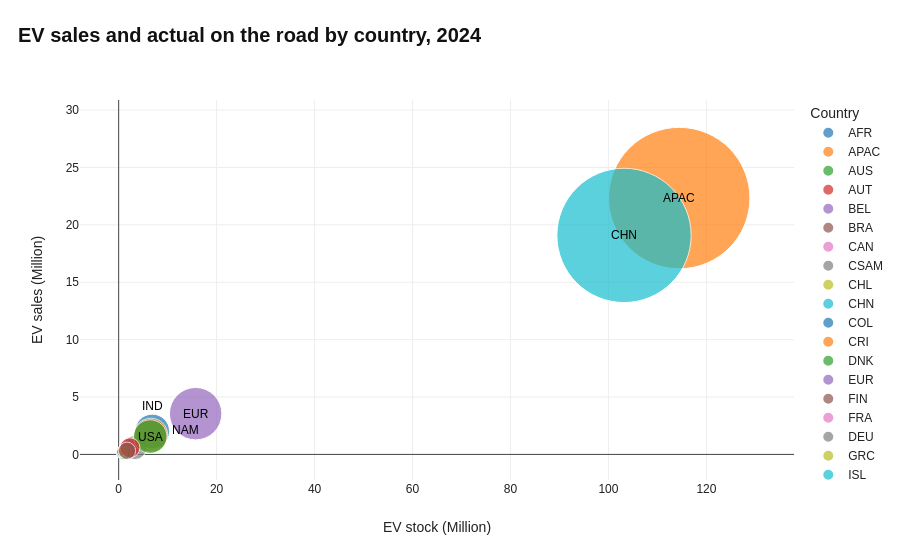

The notebook cell saved with this chart:
### Markdown cell above
---

## TAB 1: Adoption Trends
1. **Which countries saw the fastest EV adoption growth from 2010 to 2024?**

* </p>China started to race after US on EV production game from 2012 and officialy take over the dominance from 2016. Overall, there are 3 big players in the global market: China, USA, EU.

*2. What factors drive EV growth: charging infrastructure or other socioeconomic conditions?*


*3. When did major EV markets transition from linear to exponential sales growth?*

### Code cell
# ---- Load iso_code from merged_output and merge with ev data ----
merged_output = pd.read_csv("D:\\Data_Projects\\data-visualization-shiny\\data\\merged_output.csv")
iso_map = merged_output[["region_country", "code"]].drop_duplicates().rename(columns={"code":"iso_code"})

stock = df[(df["parameter"]=="EV stock") & (df["year"]==LATEST_HIST) & (df["agg_group"] != "World")]
sales = df[(df["parameter"]=="EV sales") & (df["year"]==LATEST_HIST) & (df["agg_group"] != "World")]

# Group by country only (not by mode)
stock_agg = stock.groupby(["region_country"], as_index=False)["value"].sum().rename(columns={"value":"stock"})
sales_agg = sales.groupby(["region_country"], as_index=False)["value"].sum().rename(columns={"value":"sales"})

cluster = stock_agg.merge(sales_agg, on=["region_country"], how="outer").fillna(0)
cluster = cluster.merge(iso_map, on="region_country", how="left")
cluster = cluster[(cluster["stock"]>0) & (cluster["sales"]>0)].copy()

# # Unit (M)
cluster["stock"] = cluster["stock"] / 1e6
cluster["sales"] = cluster["sales"] / 1e6

cluster["sales_to_stock"] = np.round(cluster["sales"] / cluster["stock"], 2)

fig1d = px.scatter(
    cluster, x="stock", y="sales", color="iso_code",
    hover_name="region_country",
    size="stock", size_max=100,
    labels={"stock":"EV stock (Million)","sales":"EV sales (Million)","iso_code":"Country Code"},
    title=f"<b>EV sales and actual on the road by country, {LATEST_HIST}</b>"
)

# ---- Labels to annotate ----
highlight = ["China", "Asia Pacific", "Europe", "USA", "North America", "India"]
annot_df = cluster[cluster["region_country"].isin(highlight)]

print(f"Top players: {annot_df["region_country"].values}")

# Custom annotation positions
annotation_positions = {
    "China": dict(ax=0, ay=0),
    "Asia Pacific": dict(ax=0, ay=0),
    "Europe": dict(ax=0, ay=0),
    "USA": dict(ax=0, ay=0), # keep USA centered
    "North America": dict(ax=35, ay=5),
    "India": dict(ax=0, ay=25), # move India above bubble
}

# Add annotations
for _, row in annot_df.iterrows():
    pos = annotation_positions.get(
        row["region_country"], dict(ax=0, ay=0)
    )

    fig1d.add_annotation(
        x=row["stock"],  y=row["sales"],
        text=row["iso_code"], showarrow=False,
        xshift=pos["ax"], yshift=pos["ay"],
        font=dict(size=12, color="black")
    )

fig1d.update_layout(
                    # height=600, margin=dict(t=60,b=60,l=0,r=500),
                    title=dict(x=0.02, y=0.95, xanchor="left", yanchor="top"),
                    legend=dict(title="Country", orientation="v", x=1.02, y=1, xanchor="left", yanchor="top"))
fig1d.show()

### Figure 1 — Plotly figure (JSON) as saved in the notebook; plotly's stock layout.template omitted (floating-point values rounded to 4 significant figures)
{"data": [{"hovertemplate": "<b>%{hovertext}</b><br><br>Country Code=AFR<br>EV stock (Million)=%{marker.size}<br>EV sales (Million)=%{y}<extra></extra>", "hovertext": ["Africa"], "legendgroup": "AFR", "marker": {"color": "#1F77B4", "size": [0.0458], "sizemode": "area", "sizeref": 0.01145, "symbol": "circle"}, "mode": "markers", "name": "AFR", "orientation": "v", "showlegend": true, "type": "scatter", "x": [0.0458], "xaxis": "x", "y": [0.0205], "yaxis": "y"}, {"hovertemplate": "<b>%{hovertext}</b><br><br>Country Code=APAC<br>EV stock (Million)=%{marker.size}<br>EV sales (Million)=%{y}<extra></extra>", "hovertext": ["Asia Pacific"], "legendgroup": "APAC", "marker": {"color": "#FF7F0E", "size": [114.5], "sizemode": "area", "sizeref": 0.01145, "symbol": "circle"}, "mode": "markers", "name": "APAC", "orientation": "v", "showlegend": true, "type": "scatter", "x": [114.5], "xaxis": "x", "y": [22.33], "yaxis": "y"}, {"hovertemplate": "<b>%{hovertext}</b><br><br>Country Code=AUS<br>EV stock (Million)=%{marker.size}<br>EV sales (Million)=%{y}<extra></extra>", "hovertext": ["Australia"], "legendgroup": "AUS", "marker": {"color": "#2CA02C", "size": [0.3261], "sizemode": "area", "sizeref": 0.01145, "symbol": "circle"}, "mode": "markers", "name": "AUS", "orientation": "v", "showlegend": true, "type": "scatter", "x": [0.3261], "xaxis": "x", "y": [0.1188], "yaxis": "y"}, {"hovertemplate": "<b>%{hovertext}</b><br><br>Country Code=AUT<br>EV stock (Million)=%{marker.size}<br>EV sales (Million)=%{y}<extra></extra>", "hovertext": ["Austria"], "legendgroup": "AUT", "marker": {"color": "#D62728", "size": [0.2971], "sizemode": "area", "sizeref": 0.01145, "symbol": "circle"}, "mode": "markers", "name": "AUT", "orientation": "v", "showlegend": true, "type": "scatter", "x": [0.2971], "xaxis": "x", "y": [0.0655], "yaxis": "y"}, {"hovertemplate": "<b>%{hovertext}</b><br><br>Country Code=BEL<br>EV stock (Million)=%{marker.size}<br>EV sales (Million)=%{y}<extra></extra>", "hovertext": ["Belgium"], "legendgroup": "BEL", "marker": {"color": "#9467BD", "size": [0.707], "sizemode": "area", "sizeref": 0.01145, "symbol": "circle"}, "mode": "markers", "name": "BEL", "orientation": "v", "showlegend": true, "type": "scatter", "x": [0.707], "xaxis": "x", "y": [0.2029], "yaxis": "y"}, {"hovertemplate": "<b>%{hovertext}</b><br><br>Country Code=BRA<br>EV stock (Million)=%{marker.size}<br>EV sales (Million)=%{y}<extra></extra>", "hovertext": ["Brazil"], "legendgroup": "BRA", "marker": {"color": "#8C564B", "size": [0.2318], "sizemode": "area", "sizeref": 0.01145, "symbol": "circle"}, "mode": "markers", "name": "BRA", "orientation": "v", "showlegend": true, "type": "scatter", "x": [0.2318], "xaxis": "x", "y": [0.1307], "yaxis": "y"}, {"hovertemplate": "<b>%{hovertext}</b><br><br>Country Code=CAN<br>EV stock (Million)=%{marker.size}<br>EV sales (Million)=%{y}<extra></extra>", "hovertext": ["Canada"], "legendgroup": "CAN", "marker": {"color": "#E377C2", "size": [0.9176], "sizemode": "area", "sizeref": 0.01145, "symbol": "circle"}, "mode": "markers", "name": "CAN", "orientation": "v", "showlegend": true, "type": "scatter", "x": [0.9176], "xaxis": "x", "y": [0.2718], "yaxis": "y"}, {"hovertemplate": "<b>%{hovertext}</b><br><br>Country Code=CSAM<br>EV stock (Million)=%{marker.size}<br>EV sales (Million)=%{y}<extra></extra>", "hovertext": ["Central and South America"], "legendgroup": "CSAM", "marker": {"color": "#7F7F7F", "size": [0.8642], "sizemode": "area", "sizeref": 0.01145, "symbol": "circle"}, "mode": "markers", "name": "CSAM", "orientation": "v", "showlegend": true, "type": "scatter", "x": [0.8642], "xaxis": "x", "y": [0.1826], "yaxis": "y"}, {"hovertemplate": "<b>%{hovertext}</b><br><br>Country Code=CHL<br>EV stock (Million)=%{marker.size}<br>EV sales (Million)=%{y}<extra></extra>", "hovertext": ["Chile"], "legendgroup": "CHL", "marker": {"color": "#BCBD22", "size": [0.0333], "sizemode": "area", "sizeref": 0.01145, "symbol": "circle"}, "mode": "markers", "name": "CHL", "orientation": "v", "showlegend": true, "type": "scatter", "x": [0.0333], "xaxis": "x", "y": [0.0069], "yaxis": "y"}, {"hovertemplate": "<b>%{hovertext}</b><br><br>Country Code=CHN<br>EV stock (Million)=%{marker.size}<br>EV sales (Million)=%{y}<extra></extra>", "hovertext": ["China"], "legendgroup": "CHN", "marker": {"color": "#17BECF", "size": [103.2], "sizemode": "area", "sizeref": 0.01145, "symbol": "circle"}, "mode": "markers", "name": "CHN", "orientation": "v", "showlegend": true, "type": "scatter", "x": [103.2], "xaxis": "x", "y": [19.08], "yaxis": "y"}, {"hovertemplate": "<b>%{hovertext}</b><br><br>Country Code=COL<br>EV stock (Million)=%{marker.size}<br>EV sales (Million)=%{y}<extra></extra>", "hovertext": ["Colombia"], "legendgroup": "COL", "marker": {"color": "#1F77B4", "size": [0.0415], "sizemode": "area", "sizeref": 0.01145, "symbol": "circle"}, "mode": "markers", "name": "COL", "orientation": "v", "showlegend": true, "type": "scatter", "x": [0.0415], "xaxis": "x", "y": [0.01384], "yaxis": "y"}, {"hovertemplate": "<b>%{hovertext}</b><br><br>Country Code=CRI<br>EV stock (Million)=%{marker.size}<br>EV sales (Million)=%{y}<extra></extra>", "hovertext": ["Costa Rica"], "legendgroup": "CRI", "marker": {"color": "#FF7F0E", "size": [0.02627], "sizemode": "area", "sizeref": 0.01145, "symbol": "circle"}, "mode": "markers", "name": "CRI", "orientation": "v", "showlegend": true, "type": "scatter", "x": [0.02627], "xaxis": "x", "y": [0.01113], "yaxis": "y"}, {"hovertemplate": "<b>%{hovertext}</b><br><br>Country Code=DNK<br>EV stock (Million)=%{marker.size}<br>EV sales (Million)=%{y}<extra></extra>", "hovertext": ["Denmark"], "legendgroup": "DNK", "marker": {"color": "#2CA02C", "size": [0.4967], "sizemode": "area", "sizeref": 0.01145, "symbol": "circle"}, "mode": "markers", "name": "DNK", "orientation": "v", "showlegend": true, "type": "scatter", "x": [0.4967], "xaxis": "x", "y": [0.1046], "yaxis": "y"}, {"hovertemplate": "<b>%{hovertext}</b><br><br>Country Code=EUR<br>EV stock (Million)=%{marker.size}<br>EV sales (Million)=%{y}<extra></extra>", "hovertext": ["Europe"], "legendgroup": "EUR", "marker": {"color": "#9467BD", "size": [15.72], "sizemode": "area", "sizeref": 0.01145, "symbol": "circle"}, "mode": "markers", "name": "EUR", "orientation": "v", "showlegend": true, "type": "scatter", "x": [15.72], "xaxis": "x", "y": [3.549], "yaxis": "y"}, {"hovertemplate": "<b>%{hovertext}</b><br><br>Country Code=FIN<br>EV stock (Million)=%{marker.size}<br>EV sales (Million)=%{y}<extra></extra>", "hovertext": ["Finland"], "legendgroup": "FIN", "marker": {"color": "#8C564B", "size": [0.2724], "sizemode": "area", "sizeref": 0.01145, "symbol": "circle"}, "mode": "markers", "name": "FIN", "orientation": "v", "showlegend": true, "type": "scatter", "x": [0.2724], "xaxis": "x", "y": [0.03958], "yaxis": "y"}, {"hovertemplate": "<b>%{hovertext}</b><br><br>Country Code=FRA<br>EV stock (Million)=%{marker.size}<br>EV sales (Million)=%{y}<extra></extra>", "hovertext": ["France"], "legendgroup": "FRA", "marker": {"color": "#E377C2", "size": [2.052], "sizemode": "area", "sizeref": 0.01145, "symbol": "circle"}, "mode": "markers", "name": "FRA", "orientation": "v", "showlegend": true, "type": "scatter", "x": [2.052], "xaxis": "x", "y": [0.5034], "yaxis": "y"}, {"hovertemplate": "<b>%{hovertext}</b><br><br>Country Code=DEU<br>EV stock (Million)=%{marker.size}<br>EV sales (Million)=%{y}<extra></extra>", "hovertext": ["Germany"], "legendgroup": "DEU", "marker": {"color": "#7F7F7F", "size": [3.299], "sizemode": "area", "sizeref": 0.01145, "symbol": "circle"}, "mode": "markers", "name": "DEU", "orientation": "v", "showlegend": true, "type": "scatter", "x": [3.299], "xaxis": "x", "y": [0.5962], "yaxis": "y"}, {"hovertemplate": "<b>%{hovertext}</b><br><br>Country Code=GRC<br>EV stock (Million)=%{marker.size}<br>EV sales (Million)=%{y}<extra></extra>", "hovertext": ["Greece"], "legendgroup": "GRC", "marker": {"color": "#BCBD22", "size": [0.0492], "sizemode": "area", "sizeref": 0.01145, "symbol": "circle"}, "mode": "markers", "name": "GRC", "orientation": "v", "showlegend": true, "type": "scatter", "x": [0.0492], "xaxis": "x", "y": [0.0181], "yaxis": "y"}, {"hovertemplate": "<b>%{hovertext}</b><br><br>Country Code=ISL<br>EV stock (Million)=%{marker.size}<br>EV sales (Million)=%{y}<extra></extra>", "hovertext": ["Iceland"], "legendgroup": "ISL", "marker": {"color": "#17BECF", "size": [0.05355], "sizemode": "area", "sizeref": 0.01145, "symbol": "circle"}, "mode": "markers", "name": "ISL", "orientation": "v", "showlegend": true, "type": "scatter", "x": [0.05355], "xaxis": "x", "y": [0.004327], "yaxis": "y"}, {"hovertemplate": "<b>%{hovertext}</b><br><br>Country Code=IND<br>EV stock (Million)=%{marker.size}<br>EV sales (Million)=%{y}<extra></extra>", "hovertext": ["India"], "legendgroup": "IND", "marker": {"color": "#1F77B4", "size": [6.866], "sizemode": "area", "sizeref": 0.01145, "symbol": "circle"}, "mode": "markers", "name": "IND", "orientation": "v", "showlegend": true, "type": "scatter", "x": [6.866], "xaxis": "x", "y": [2.001], "yaxis": "y"}, {"hovertemplate": "<b>%{hovertext}</b><br><br>Country Code=IDN<br>EV stock (Million)=%{marker.size}<br>EV sales (Million)=%{y}<extra></extra>", "hovertext": ["Indonesia"], "legendgroup": "IDN", "marker": {"color": "#FF7F0E", "size": [0.5385], "sizemode": "area", "sizeref": 0.01145, "symbol": "circle"}, "mode": "markers", "name": "IDN", "orientation": "v", "showlegend": true, "type": "scatter", "x": [0.5385], "xaxis": "x", "y": [0.1492], "yaxis": "y"}, {"hovertemplate": "<b>%{hovertext}</b><br><br>Country Code=ISR<br>EV stock (Million)=%{marker.size}<br>EV sales (Million)=%{y}<extra></extra>", "hovertext": ["Israel"], "legendgroup": "ISR", "marker": {"color": "#2CA02C", "size": [0.2346], "sizemode": "area", "sizeref": 0.01145, "symbol": "circle"}, "mode": "markers", "name": "ISR", "orientation": "v", "showlegend": true, "type": "scatter", "x": [0.2346], "xaxis": "x", "y": [0.07838], "yaxis": "y"}, {"hovertemplate": "<b>%{hovertext}</b><br><br>Country Code=ITA<br>EV stock (Million)=%{marker.size}<br>EV sales (Million)=%{y}<extra></extra>", "hovertext": ["Italy"], "legendgroup": "ITA", "marker": {"color": "#D62728", "size": [0.7026], "sizemode": "area", "sizeref": 0.01145, "symbol": "circle"}, "mode": "markers", "name": "ITA", "orientation": "v", "showlegend": true, "type": "scatter", "x": [0.7026], "xaxis": "x", "y": [0.1336], "yaxis": "y"}, {"hovertemplate": "<b>%{hovertext}</b><br><br>Country Code=JPN<br>EV stock (Million)=%{marker.size}<br>EV sales (Million)=%{y}<extra></extra>", "hovertext": ["Japan"], "legendgroup": "JPN", "marker": {"color": "#9467BD", "size": [0.7236], "sizemode": "area", "sizeref": 0.01145, "symbol": "circle"}, "mode": "markers", "name": "JPN", "orientation": "v", "showlegend": true, "type": "scatter", "x": [0.7236], "xaxis": "x", "y": [0.1357], "yaxis": "y"}, {"hovertemplate": "<b>%{hovertext}</b><br><br>Country Code=KOR<br>EV stock (Million)=%{marker.size}<br>EV sales (Million)=%{y}<extra></extra>", "hovertext": ["Korea"], "legendgroup": "KOR", "marker": {"color": "#8C564B", "size": [0.8841], "sizemode": "area", "sizeref": 0.01145, "symbol": "circle"}, "mode": "markers", "name": "KOR", "orientation": "v", "showlegend": true, "type": "scatter", "x": [0.8841], "xaxis": "x", "y": [0.1621], "yaxis": "y"}, {"hovertemplate": "<b>%{hovertext}</b><br><br>Country Code=MYS<br>EV stock (Million)=%{marker.size}<br>EV sales (Million)=%{y}<extra></extra>", "hovertext": ["Malaysia"], "legendgroup": "MYS", "marker": {"color": "#E377C2", "size": [0.07718], "sizemode": "area", "sizeref": 0.01145, "symbol": "circle"}, "mode": "markers", "name": "MYS", "orientation": "v", "showlegend": true, "type": "scatter", "x": [0.07718], "xaxis": "x", "y": [0.03066], "yaxis": "y"}, {"hovertemplate": "<b>%{hovertext}</b><br><br>Country Code=MEX<br>EV stock (Million)=%{marker.size}<br>EV sales (Million)=%{y}<extra></extra>", "hovertext": ["Mexico"], "legendgroup": "MEX", "marker": {"color": "#7F7F7F", "size": [0.093], "sizemode": "area", "sizeref": 0.01145, "symbol": "circle"}, "mode": "markers", "name": "MEX", "orientation": "v", "showlegend": true, "type": "scatter", "x": [0.093], "xaxis": "x", "y": [0.0319], "yaxis": "y"}, {"hovertemplate": "<b>%{hovertext}</b><br><br>Country Code=MECA<br>EV stock (Million)=%{marker.size}<br>EV sales (Million)=%{y}<extra></extra>", "hovertext": ["Middle East and Caspian"], "legendgroup": "MECA", "marker": {"color": "#BCBD22", "size": [0.1377], "sizemode": "area", "sizeref": 0.01145, "symbol": "circle"}, "mode": "markers", "name": "MECA", "orientation": "v", "showlegend": true, "type": "scatter", "x": [0.1377], "xaxis": "x", "y": [0.09274], "yaxis": "y"}, {"hovertemplate": "<b>%{hovertext}</b><br><br>Country Code=NLD<br>EV stock (Million)=%{marker.size}<br>EV sales (Million)=%{y}<extra></extra>", "hovertext": ["Netherlands"], "legendgroup": "NLD", "marker": {"color": "#17BECF", "size": [1.182], "sizemode": "area", "sizeref": 0.01145, "symbol": "circle"}, "mode": "markers", "name": "NLD", "orientation": "v", "showlegend": true, "type": "scatter", "x": [1.182], "xaxis": "x", "y": [0.2109], "yaxis": "y"}, {"hovertemplate": "<b>%{hovertext}</b><br><br>Country Code=NZL<br>EV stock (Million)=%{marker.size}<br>EV sales (Million)=%{y}<extra></extra>", "hovertext": ["New Zealand"], "legendgroup": "NZL", "marker": {"color": "#1F77B4", "size": [0.1187], "sizemode": "area", "sizeref": 0.01145, "symbol": "circle"}, "mode": "markers", "name": "NZL", "orientation": "v", "showlegend": true, "type": "scatter", "x": [0.1187], "xaxis": "x", "y": [0.01043], "yaxis": "y"}, {"hovertemplate": "<b>%{hovertext}</b><br><br>Country Code=NAM<br>EV stock (Million)=%{marker.size}<br>EV sales (Million)=%{y}<extra></extra>", "hovertext": ["North America"], "legendgroup": "NAM", "marker": {"color": "#FF7F0E", "size": [6.574], "sizemode": "area", "sizeref": 0.01145, "symbol": "circle"}, "mode": "markers", "name": "NAM", "orientation": "v", "showlegend": true, "type": "scatter", "x": [6.574], "xaxis": "x", "y": [1.677], "yaxis": "y"}, {"hovertemplate": "<b>%{hovertext}</b><br><br>Country Code=NOR<br>EV stock (Million)=%{marker.size}<br>EV sales (Million)=%{y}<extra></extra>", "hovertext": ["Norway"], "legendgroup": "NOR", "marker": {"color": "#2CA02C", "size": [1.005], "sizemode": "area", "sizeref": 0.01145, "symbol": "circle"}, "mode": "markers", "name": "NOR", "orientation": "v", "showlegend": true, "type": "scatter", "x": [1.005], "xaxis": "x", "y": [0.1221], "yaxis": "y"}, {"hovertemplate": "<b>%{hovertext}</b><br><br>Country Code=POL<br>EV stock (Million)=%{marker.size}<br>EV sales (Million)=%{y}<extra></extra>", "hovertext": ["Poland"], "legendgroup": "POL", "marker": {"color": "#D62728", "size": [0.1444], "sizemode": "area", "sizeref": 0.01145, "symbol": "circle"}, "mode": "markers", "name": "POL", "orientation": "v", "showlegend": true, "type": "scatter", "x": [0.1444], "xaxis": "x", "y": [0.03642], "yaxis": "y"}, {"hovertemplate": "<b>%{hovertext}</b><br><br>Country Code=PRT<br>EV stock (Million)=%{marker.size}<br>EV sales (Million)=%{y}<extra></extra>", "hovertext": ["Portugal"], "legendgroup": "PRT", "marker": {"color": "#9467BD", "size": [0.2516], "sizemode": "area", "sizeref": 0.01145, "symbol": "circle"}, "mode": "markers", "name": "PRT", "orientation": "v", "showlegend": true, "type": "scatter", "x": [0.2516], "xaxis": "x", "y": [0.07261], "yaxis": "y"}, {"hovertemplate": "<b>%{hovertext}</b><br><br>Country Code=RUS<br>EV stock (Million)=%{marker.size}<br>EV sales (Million)=%{y}<extra></extra>", "hovertext": ["Russia"], "legendgroup": "RUS", "marker": {"color": "#8C564B", "size": [0.05122], "sizemode": "area", "sizeref": 0.01145, "symbol": "circle"}, "mode": "markers", "name": "RUS", "orientation": "v", "showlegend": true, "type": "scatter", "x": [0.05122], "xaxis": "x", "y": [0.0326], "yaxis": "y"}, {"hovertemplate": "<b>%{hovertext}</b><br><br>Country Code=ZAF<br>EV stock (Million)=%{marker.size}<br>EV sales (Million)=%{y}<extra></extra>", "hovertext": ["South Africa"], "legendgroup": "ZAF", "marker": {"color": "#E377C2", "size": [0.009057], "sizemode": "area", "sizeref": 0.01145, "symbol": "circle"}, "mode": "markers", "name": "ZAF", "orientation": "v", "showlegend": true, "type": "scatter", "x": [0.009057], "xaxis": "x", "y": [0.00389], "yaxis": "y"}, {"hovertemplate": "<b>%{hovertext}</b><br><br>Country Code=ESP<br>EV stock (Million)=%{marker.size}<br>EV sales (Million)=%{y}<extra></extra>", "hovertext": ["Spain"], "legendgroup": "ESP", "marker": {"color": "#7F7F7F", "size": [0.5642], "sizemode": "area", "sizeref": 0.01145, "symbol": "circle"}, "mode": "markers", "name": "ESP", "orientation": "v", "showlegend": true, "type": "scatter", "x": [0.5642], "xaxis": "x", "y": [0.1445], "yaxis": "y"}, {"hovertemplate": "<b>%{hovertext}</b><br><br>Country Code=SWE<br>EV stock (Million)=%{marker.size}<br>EV sales (Million)=%{y}<extra></extra>", "hovertext": ["Sweden"], "legendgroup": "SWE", "marker": {"color": "#BCBD22", "size": [0.7242], "sizemode": "area", "sizeref": 0.01145, "symbol": "circle"}, "mode": "markers", "name": "SWE", "orientation": "v", "showlegend": true, "type": "scatter", "x": [0.7242], "xaxis": "x", "y": [0.17], "yaxis": "y"}, {"hovertemplate": "<b>%{hovertext}</b><br><br>Country Code=CHE<br>EV stock (Million)=%{marker.size}<br>EV sales (Million)=%{y}<extra></extra>", "hovertext": ["Switzerland"], "legendgroup": "CHE", "marker": {"color": "#17BECF", "size": [0.3752], "sizemode": "area", "sizeref": 0.01145, "symbol": "circle"}, "mode": "markers", "name": "CHE", "orientation": "v", "showlegend": true, "type": "scatter", "x": [0.3752], "xaxis": "x", "y": [0.07341], "yaxis": "y"}, {"hovertemplate": "<b>%{hovertext}</b><br><br>Country Code=THA<br>EV stock (Million)=%{marker.size}<br>EV sales (Million)=%{y}<extra></extra>", "hovertext": ["Thailand"], "legendgroup": "THA", "marker": {"color": "#1F77B4", "size": [0.288], "sizemode": "area", "sizeref": 0.01145, "symbol": "circle"}, "mode": "markers", "name": "THA", "orientation": "v", "showlegend": true, "type": "scatter", "x": [0.288], "xaxis": "x", "y": [0.1034], "yaxis": "y"}, {"hovertemplate": "<b>%{hovertext}</b><br><br>Country Code=TUR<br>EV stock (Million)=%{marker.size}<br>EV sales (Million)=%{y}<extra></extra>", "hovertext": ["Turkiye"], "legendgroup": "TUR", "marker": {"color": "#FF7F0E", "size": [0.4427], "sizemode": "area", "sizeref": 0.01145, "symbol": "circle"}, "mode": "markers", "name": "TUR", "orientation": "v", "showlegend": true, "type": "scatter", "x": [0.4427], "xaxis": "x", "y": [0.2262], "yaxis": "y"}, {"hovertemplate": "<b>%{hovertext}</b><br><br>Country Code=USA<br>EV stock (Million)=%{marker.size}<br>EV sales (Million)=%{y}<extra></extra>", "hovertext": ["USA"], "legendgroup": "USA", "marker": {"color": "#2CA02C", "size": [6.442], "sizemode": "area", "sizeref": 0.01145, "symbol": "circle"}, "mode": "markers", "name": "USA", "orientation": "v", "showlegend": true, "type": "scatter", "x": [6.442], "xaxis": "x", "y": [1.556], "yaxis": "y"}, {"hovertemplate": "<b>%{hovertext}</b><br><br>Country Code=GBR<br>EV stock (Million)=%{marker.size}<br>EV sales (Million)=%{y}<extra></extra>", "hovertext": ["United Kingdom"], "legendgroup": "GBR", "marker": {"color": "#D62728", "size": [2.3], "sizemode": "area", "sizeref": 0.01145, "symbol": "circle"}, "mode": "markers", "name": "GBR", "orientation": "v", "showlegend": true, "type": "scatter", "x": [2.3], "xaxis": "x", "y": [0.5807], "yaxis": "y"}, {"hovertemplate": "<b>%{hovertext}</b><br><br>Country Code=UZB<br>EV stock (Million)=%{marker.size}<br>EV sales (Million)=%{y}<extra></extra>", "hovertext": ["Uzbekistan"], "legendgroup": "UZB", "marker": {"color": "#9467BD", "size": [0.0324], "sizemode": "area", "sizeref": 0.01145, "symbol": "circle"}, "mode": "markers", "name": "UZB", "orientation": "v", "showlegend": true, "type": "scatter", "x": [0.0324], "xaxis": "x", "y": [0.0228], "yaxis": "y"}, {"hovertemplate": "<b>%{hovertext}</b><br><br>Country Code=VNM<br>EV stock (Million)=%{marker.size}<br>EV sales (Million)=%{y}<extra></extra>", "hovertext": ["Viet Nam"], "legendgroup": "VNM", "marker": {"color": "#8C564B", "size": [1.71], "sizemode": "area", "sizeref": 0.01145, "symbol": "circle"}, "mode": "markers", "name": "VNM", "orientation": "v", "showlegend": true, "type": "scatter", "x": [1.71], "xaxis": "x", "y": [0.3191], "yaxis": "y"}], "layout": {"annotations": [{"font": {"color": "black", "size": 12}, "showarrow": false, "text": "APAC", "x": 114.5, "xshift": 0, "y": 22.33, "yshift": 0}, {"font": {"color": "black", "size": 12}, "showarrow": false, "text": "CHN", "x": 103.2, "xshift": 0, "y": 19.08, "yshift": 0}, {"font": {"color": "black", "size": 12}, "showarrow": false, "text": "EUR", "x": 15.72, "xshift": 0, "y": 3.549, "yshift": 0}, {"font": {"color": "black", "size": 12}, "showarrow": false, "text": "IND", "x": 6.866, "xshift": 0, "y": 2.001, "yshift": 25}, {"font": {"color": "black", "size": 12}, "showarrow": false, "text": "NAM", "x": 6.574, "xshift": 35, "y": 1.677, "yshift": 5}, {"font": {"color": "black", "size": 12}, "showarrow": false, "text": "USA", "x": 6.442, "xshift": 0, "y": 1.556, "yshift": 0}], "legend": {"itemsizing": "constant", "orientation": "v", "title": {"text": "Country"}, "tracegroupgap": 0, "x": 1.02, "xanchor": "left", "y": 1, "yanchor": "top"}, "title": {"text": "<b>EV sales and actual on the road by country, 2024</b>", "x": 0.02, "xanchor": "left", "y": 0.95, "yanchor": "top"}, "xaxis": {"anchor": "y", "domain": [0, 1], "title": {"text": "EV stock (Million)"}}, "yaxis": {"anchor": "x", "domain": [0, 1], "title": {"text": "EV sales (Million)"}}}}
